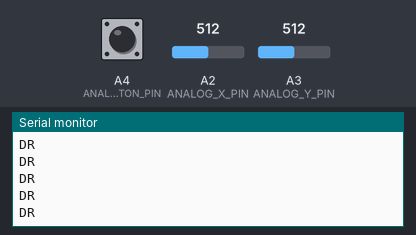
Recording of a sketch running on a simulated Arduino Uno, built with avr-gcc and run on an emulated ATmega328P. On the bench: the last lines printed to the serial monitor. The test bench sets the inputs (shaded band); at power-on: A2 (ANALOG_X_PIN) = 512, A3 (ANALOG_Y_PIN) = 512, A4 (ANALOG_BUTTON_PIN) HIGH.

Above: at 1.2 s.
1.3 s: A2 (ANALOG_X_PIN) set to 514
At 1.56 s:
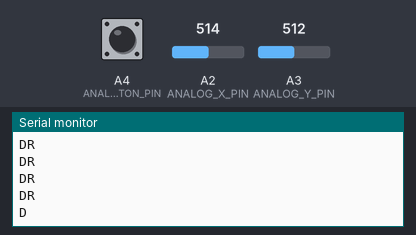
3.3 s: A3 (ANALOG_Y_PIN) set to 526
At 3.56 s:
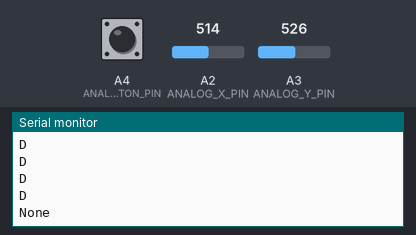

Measured:
- the behaviour switches between 513 and 514 on A2 (ANALOG_X_PIN) (found by bisection; images 0 and 1)
- the behaviour switches between 525 and 526 on A3 (ANALOG_Y_PIN) (found by bisection; images 1 and 2)
- after the input at 1.3 s, the serial monitor: prints a new line after 0.10 s (image 1)
- after the input at 3.3 s, the serial monitor: prints a new line after 0.11 s (image 2)

The sketch:

joystick.ino
```cpp
#define ANALOG_X_PIN A2
#define ANALOG_Y_PIN A3
#define ANALOG_BUTTON_PIN A4

//Default values when axis not actioned
#define ANALOG_X_CORRECTION 128
#define ANALOG_Y_CORRECTION 128

String  movment = "";

struct button {
	 byte pressed = 0;
};

struct analog {
	 short x, y;

	 button button;
};

void setup()
{
	 pinMode(ANALOG_BUTTON_PIN, INPUT_PULLUP);

	 Serial.begin(9600);
}

void loop()
{
	analog analog;

	analog.x = readAnalogAxisLevel(ANALOG_X_PIN) - ANALOG_X_CORRECTION;
	analog.y = readAnalogAxisLevel(ANALOG_Y_PIN) - ANALOG_Y_CORRECTION;
	analog.y -= 3;

	analog.button.pressed = isAnalogButtonPressed(ANALOG_BUTTON_PIN);

  movment = "";

  if(analog.y > 0){
    movment += "U";
  }

  else if(analog.y < 0){
    movment += "D";
  }

  if(analog.x > 0){
    movment += "L";
  }

  else if(analog.x < 0){
    movment += "R";
  }

  if (analog.button.pressed) {
	  movment = " ";
	}

  if(movment == ""){
    movment = "None";
  }

  Serial.println(movment);


	delay(200);
}

byte readAnalogAxisLevel(int pin)
{
	 return map(analogRead(pin), 0, 1023, 0, 255);
}

bool isAnalogButtonPressed(int pin)
{
	 return digitalRead(pin) == 0;
}
```
